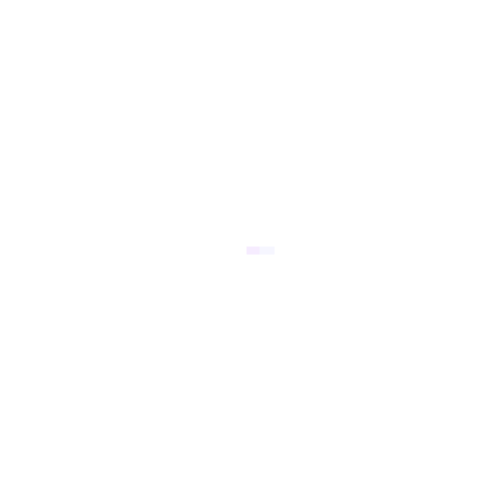
Frame 1 (no input)
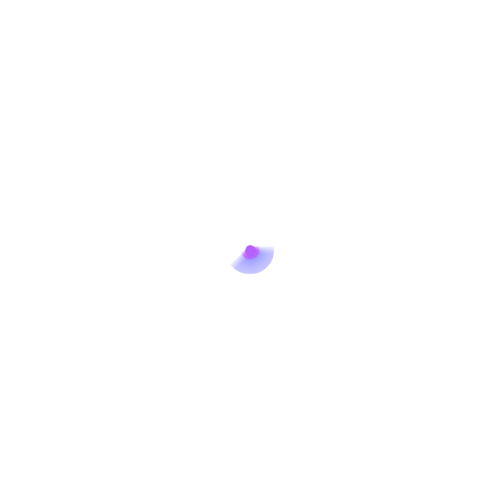
Frame 60 (the mouse pressed at the canvas centre just before this capture)
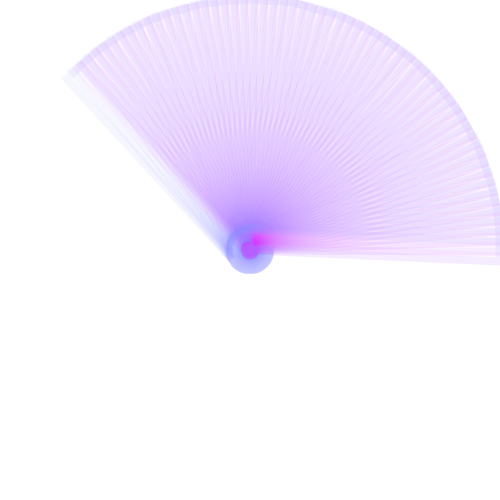
Frame 120 (the mouse held since frame 60 and released just before this capture)

The Processing sketch that drew these frames (run headless with seeded random() and noise(); from frame 60 on, the mouse is pressed at the canvas centre):

// Processing sketch: sample02
// ── sample02.pde

/* sample_02 */



float angle = 0;                                        //角度の初期値
  
void setup() {                                          // 設定

  size(500, 500);                                       // カンバスサイズ。今回は500*500の正方形。

  background(#FFFFFF);                                  // 背景色。この場合は白

  smooth();                                             // アンチエイリアスをon。滑らかにする。
  
  strokeWeight(8);                                      // 線の太さを8pxにする

  noFill();                                             // 面の色をなしにする
}

void draw() {

  translate(width/2, height/2);                         // 描画する場所を中心にする
  rotate(angle);                                        // 座標を回転させる

  stroke(#8888ff, 20);                                  // 淡い紫、不透明度20%
  rect(0, 0, 20, mouseY);                               // 四角の高さをmouseYで垂直方向の座標に反応させる

  stroke(#ff00ff, 10);                                  // 桃色、不透明度10%
  rect(0, 0, 5, mouseY);                                // 四角の高さをmouseYで垂直方向の座標に反応させる



  angle += 0.04;                                        // 回転角度を足していく（いろいろな値で試してみてください！）
}


/*　画像保存のコード　*/

void keyPressed() {

  // sのキーが入力された時に保存
  if (key == 's' || key == 'S') {


    // 時間、分、秒を取得　
    int hour = hour(); 
    int min = minute();   
    int sec = second(); 

    // デスクトップのパスと時間取得
    String path  = System.getProperty("user.home") + "/Desktop/screenshot" + hour +  min + sec + ".png";

    // 保存する
    save(path);

    // 表示されるログ
    println("screenshot" + path);
  }
}
